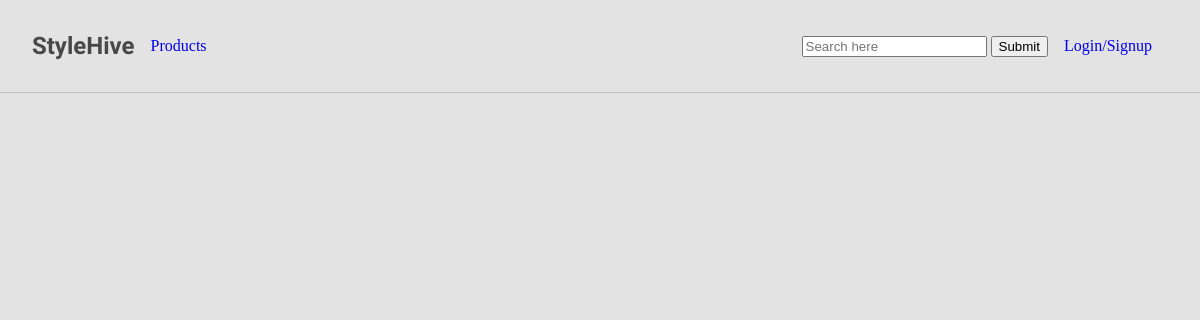
/, run on an earlier commit of the app's database.
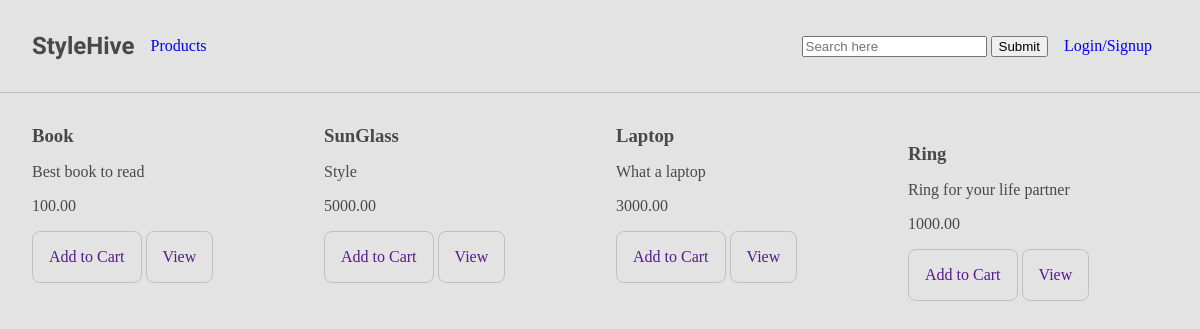
And on a later commit of the database.
### products/models.py (models this page shows, shortened)
class Product(models.Model):
    title = models.CharField(max_length=255)
    description = models.CharField(max_length=255)
    price = models.FloatField(validators=[MinValueValidator(50.00), MaxValueValidator(5000.00)])
    image = models.ImageField(blank=True)

### stylehive/views.py (the view)
# urls.py: path('', product_page, name='products'),
def product_page(request):
    products = Product.objects.all()
    context = {
        "products": products
    }
    return render(request, "products.html", context)

### stylehive/templates/products.html (shortened to what this page needs)
{% extends "base.html" %}
{% load static %}
{% block content %}
<div class="products">
    {% for product in products %}
    <div class="column">
        <div class="product-img">
        </div>
        <div class="product-content">
            <h3>{{product.title}}</h3>
            <p class="description">{{product.description}}</p>
            <p class="price">{{product.price|floatformat:2}}</p>
            <a href="">Add to Cart</a>
            <a href="">View</a>
        </div>
    </div>
    {% endfor %}
</div>
{% endblock %}

### stylehive/templates/base.html (shortened to what this page needs)
{% load static %}
<!DOCTYPE html>
<html lang="en">
<head>
    <link rel="stylesheet" href="{% static 'css/style.css' %}">
</head>
<body>
    <nav>
        <div class="left-header">
            <div class="logo-image">
                <h2>StyleHive</h2>
            </div>
            <ul>
                <li><a href="{% url 'products' %}">Products</a></li>
            </ul>
        </div>
        <div class="right-header">
            <div class="search-bar">
                <form action="">
                    <input type="text" placeholder="Search here">
                    <input type="submit">
                </form>
            </div>
            <ul>
                {% if not request.user.is_authenticated %}
                <li><a href="{% url 'login'%}">Login/Signup</a></li>
                {% else %}
                <li><a href="{% url 'logout'%}">Logout</a></li>
                {% endif %}
            </ul>
        </div>
    </nav>
    {% block content %}
    {% endblock %}
</body>
</html>

### static/css/style.css (style rules this page uses)
html, body, ul, h1, h2, h3, h4, h5 { margin: 0; padding: 0; }
body { background-color: #E3E3E3; color: #484848; }
a { text-decoration: none; }
nav { display: flex; justify-content: space-between; padding: 2em; border-bottom: 1px solid silver; }
.left-header, .right-header { display: flex; align-items: center; }
.left-header ul, .right-header ul { display: flex; }
.logo-image h2 { font-family: 'Rubik Iso', cursive; }
ul li { list-style-type: none; }
ul li a { text-decoration: none; padding: 1em; }
.products { display: flex; column-gap: 2em; padding: 2em; }
.products > .column { width: 25%; }
.product-content a, .single-product a { display: inline-block; border: 1px solid silver; border-radius: .5em; padding: 1em; }

What changed in the data, as far as the page shows it:
added Product: title "Book", description "Best book to read", price "100.00"
added Product: title "SunGlass", description "Style", price "5000.00"
added Product: title "Laptop", description "What a laptop", price "3000.00"
added Product: title "Ring", description "Ring for your life partner", price "1000.00"
